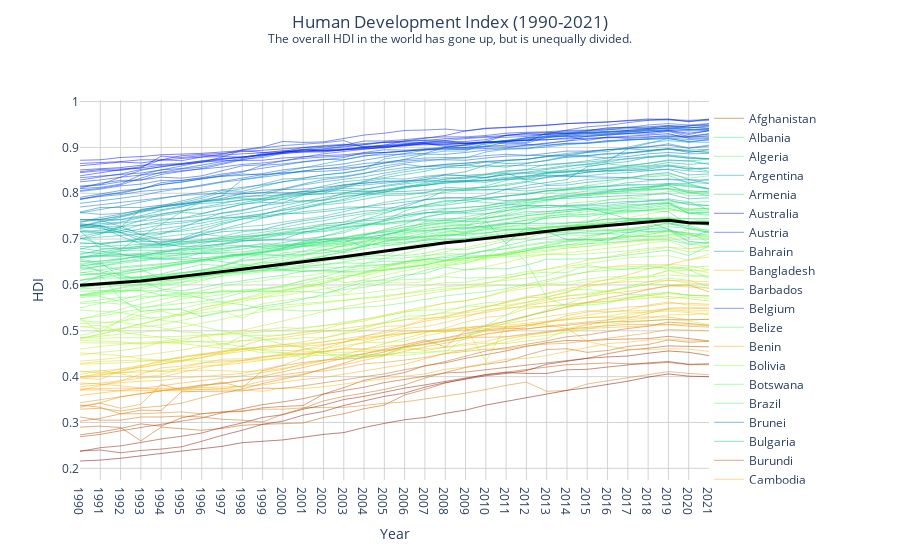

Notebook source saved alongside this figure:
### Code cell
HDI_full = pd.read_csv("datasets/Human Development Index.csv")

HDI_full = HDI_full.groupby('Country').first()

columns = ["Human Development Index (" + str(i) + ")" for i in range(1990, 2022)]

# filter data 2021
HDI = HDI_full[columns]

# Rename some countries for clarity
HDI.rename({'The Democratic Republic of the Congo':'DRC'}, inplace = True)

# Identify the columns related to the Human Development Index from 1990 to 2022
hdi_columns = [col for col in HDI.columns]

# Filter the dataframe to include only the required columns
filtered_HDI = HDI.dropna()

hdi_data = filtered_HDI

# Normalize the first year's HDI values for color mapping
first_year = hdi_data.columns[1]
first_year_values = hdi_data[first_year].values
norm = plt.Normalize(first_year_values.min(), first_year_values.max())
colors = plt.cm.rainbow(norm(first_year_values))

# Create the plotly figure
fig = go.Figure()

# year legend
years = [str(year) for year in range(1990, 2022)]

# Add traces for each country with color mapping based on the first year's HDI value
for i in range(len(hdi_data.index)):
    index = i
    row = hdi_data.iloc[i]
    country_color = 'rgb(' + str(int(256 - (colors[index][0] * 255)))\
    + "," + str(int((colors[index][1] * 255))) + "," + str(int(256 - (colors[index][2] * 255))) + ")"
    country_data = row[:].dropna()
    fig.add_trace(go.Scatter(
        x=years,
        y=country_data,
        mode='lines',
        line=dict(width=0.5, color=country_color),
        showlegend=True,
        name = hdi_data.index[i]
    ))


# Calculate and plot the world average HDI
world_avg = hdi_data.iloc[:, :].mean(axis=0)
fig.add_trace(go.Scatter(
    x=years,
    y=world_avg,
    mode='lines',
    line=dict(width=3, color='black'),
    name='World Mean'
))

# Update layout
fig.update_layout(
    xaxis_title='Year',
    yaxis_title='HDI',
    showlegend=True,
    legend=dict(orientation="v", yanchor="top", y=0.99, xanchor="left", x=1),
    plot_bgcolor='white',
    autosize = True,
    height = 800,
    title={
        'text' : 'Human Development Index (1990-2021)<br><sup>The overall HDI in the world has gone up, but is unequally divided.</sup>',
        'y':0.95,
        'x':0.5,
        'xanchor': 'center',
        'yanchor': 'top'
    }
)

# Customize hover label formatting
fig.update_traces(
    hovertemplate='Year: %{x}<br>HDI: %{y}'
)

# Add gridlines
fig.update_xaxes(showgrid=True, gridwidth=1, gridcolor='lightgrey')
fig.update_yaxes(showgrid=True, gridwidth=1, gridcolor='lightgrey')

# Show the figure
fig.show()
